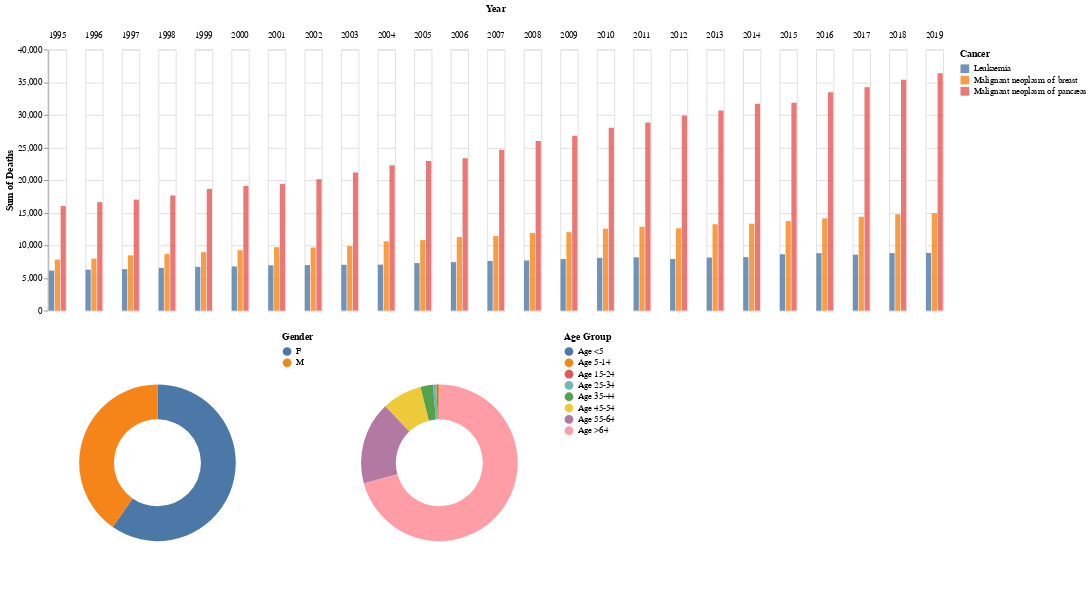

The notebook cell saved with this chart:
### Markdown cell above
# Problem 4: Coordinated Bar and Donut Charts (25points)
In this problem, you will create three visualizations and concatenate them using both `alt.vconcat` and `alt.hconcat`.
You will also learn how to update coordinated visualizations based on the legend selector.

Please refer to this [demo](https://qianwen.info/demos/chart3.html) for more details.

#### P4.1 A grouped bar chart (5 points)
#### P4.2 Legend selector in the group bar chart (5 points)
#### P4.3 One donut chart for gender groups (5 points); One donut chart for age groups (5 points)
#### P4.4 Updating the two donut charts based on the legend selector in bar chart (5 points).

**reference:**
- grouped bar charts: https://altair-viz.github.io/gallery/grouped_bar_chart.html
- legend selector: https://altair-viz.github.io/gallery/interactive_legend.html
- donut charts: https://altair-viz.github.io/gallery/donut_chart.html

### Code cell
# we selected a limited number of countries and cancers in order to reduce the size of the ipynb you submitted
countries = ['Japan', 'United States of America', 'Thailand', 'Australia']
cancers = ['Malignant neoplasm of breast',
       'Malignant neoplasm of pancreas',
       'Leukaemia']

# here we use the cancer_df you created in problem 1
df3 = cancer_df_new[cancer_df_new['Country'].isin(countries) & cancer_df_new['Cancer'].isin(cancers)]

# select country through drop-down
country_dropdown = alt.binding_select(options=countries)
country_select = alt.selection_single(fields=['Country'], bind=country_dropdown, name="Select",  init={'Country':countries[0]})

########################
# P4.2 create an altair selector
cancer_selection = alt.selection_single(
    fields=['Cancer'], bind='legend'
)

base = alt.Chart(df3
).transform_filter(
    country_select
)

bar = base.mark_bar().encode(
    ########################
    # p4.1 create bar chart
    x=alt.X('Cancer:N', title=None, axis=alt.Axis(labels=False, ticks=False, domain=False)),  # Hide x-axis elements
    y=alt.Y('sum(Death):Q', title='Sum of Deaths'),
    column=alt.Column('Year:O'),
    color=alt.Color('Cancer:N', legend=alt.Legend(title='Cancer')),
    opacity=alt.condition(cancer_selection, alt.value(0.8), alt.value(0.2)),
    tooltip=[alt.Tooltip('Cancer:N'), alt.Tooltip('sum(Death):Q'), alt.Tooltip('Year:O')]
).add_selection(
    country_select
).add_selection(
    #####################
    #  P4.2 add the altair selector to the bar chart legend
    cancer_selection
).properties(
    width=20
)


# a donut chat for the gender groups
donut1 = base.mark_arc(innerRadius=50, outerRadius=90).encode(
    ########################
    # p4.3 create donut chart
    theta=alt.Theta(field='Death', aggregate='sum', type='quantitative', stack=True),
    color=alt.Color('Sex:N', legend=alt.Legend(title='Gender')),
    tooltip=[alt.Tooltip('Sex:N', title='Sex'), alt.Tooltip('sum(Death):Q', title='Deaths')]
).transform_filter(
    ########################
    # p4.4 update donut chart based on legend selector
    cancer_selection
).properties(
    width=250
)

# a donut chart for the age groups
ages = ['Age <5', 'Age 5-14', 'Age 15-24', 'Age 25-34', 'Age 35-44',
       'Age 45-54', 'Age 55-64', 'Age >64']
donut2 = base.mark_arc(innerRadius=50, outerRadius=90).encode(
    ########################
    # p4.3 create donut chart
    theta=alt.Theta(field='Death', aggregate='sum', type='quantitative', stack=True),
    color=alt.Color('Age:N', legend=alt.Legend(title='Age Group'), scale=alt.Scale(domain=ages)),
    tooltip=[alt.Tooltip('Age:N', title='Age Group'), alt.Tooltip('sum(Death):Q', title='Deaths')]
).transform_filter(
    ########################
    # p4.4 update donut chart based on legend selector
    cancer_selection
).properties(
    width=250
)

donut = alt.hconcat(donut1, donut2).resolve_scale(
    # two donut charts should use different color schema
    color='independent'
)

chart3 = alt.vconcat(bar, donut
).resolve_scale(
    color='independent'
)

chart3

### Figure 1 — Vega-Lite specification as saved in the notebook (floating-point values rounded to 4 significant figures; data arrays with more than 128 entries replaced by an {"elided": "..."} marker saying what was removed)
{"config": {"view": {"continuousWidth": 400, "continuousHeight": 300}}, "vconcat": [{"mark": "bar", "encoding": {"color": {"field": "Cancer", "legend": {"title": "Cancer"}, "type": "nominal"}, "column": {"field": "Year", "type": "ordinal"}, "opacity": {"condition": {"value": 0.8, "selection": "selector089"}, "value": 0.2}, "tooltip": [{"field": "Cancer", "type": "nominal"}, {"aggregate": "sum", "field": "Death", "type": "quantitative"}, {"field": "Year", "type": "ordinal"}], "x": {"axis": {"domain": false, "labels": false, "ticks": false}, "field": "Cancer", "title": null, "type": "nominal"}, "y": {"aggregate": "sum", "field": "Death", "title": "Sum of Deaths", "type": "quantitative"}}, "selection": {"Select": {"type": "single", "fields": ["Country"], "bind": {"input": "select", "options": ["Japan", "United States of America", "Thailand", "Australia"]}, "init": {"Country": "Japan"}}, "selector089": {"type": "single", "fields": ["Cancer"], "bind": "legend"}}, "transform": [{"filter": {"selection": "Select"}}], "width": 20}, {"hconcat": [{"mark": {"type": "arc", "innerRadius": 50, "outerRadius": 90}, "encoding": {"color": {"field": "Sex", "legend": {"title": "Gender"}, "type": "nominal"}, "theta": {"aggregate": "sum", "field": "Death", "stack": true, "type": "quantitative"}, "tooltip": [{"field": "Sex", "title": "Sex", "type": "nominal"}, {"aggregate": "sum", "field": "Death", "title": "Deaths", "type": "quantitative"}]}, "transform": [{"filter": {"selection": "Select"}}, {"filter": {"selection": "selector089"}}], "width": 250}, {"mark": {"type": "arc", "innerRadius": 50, "outerRadius": 90}, "encoding": {"color": {"field": "Age", "legend": {"title": "Age Group"}, "scale": {"domain": ["Age <5", "Age 5-14", "Age 15-24", "Age 25-34", "Age 35-44", "Age 45-54", "Age 55-64", "Age >64"]}, "type": "nominal"}, "theta": {"aggregate": "sum", "field": "Death", "stack": true, "type": "quantitative"}, "tooltip": [{"field": "Age", "title": "Age Group", "type": "nominal"}, {"aggregate": "sum", "field": "Death", "title": "Deaths", "type": "quantitative"}]}, "transform": [{"filter": {"selection": "Select"}}, {"filter": {"selection": "selector089"}}], "width": 250}], "resolve": {"scale": {"color": "independent"}}}], "data": {"name": "data-152c648c6b75ac5805fea6c410a43f2a"}, "resolve": {"scale": {"color": "independent"}}, "$schema": "https://vega.github.io/schema/vega-lite/v4.17.0.json", "datasets": {"data-152c648c6b75ac5805fea6c410a43f2a": {"elided": "4464 records"}}}
